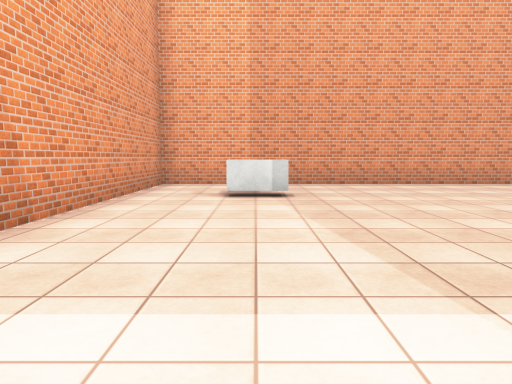
[1] (above)

16 first-person views from a walk through a 3-D level made in the Unity game engine. The camera is 1.3 m above the floor, tilts 6° down and sees 75° across. The floor is counted in squares, 2 m on a side. Each view is taken from the middle of a square. On the plan, view 1 faces up. The plan holds only what a view shows up to about 10 squares ahead; the rest is blank. The player is left out. Surface patterns are stand-ins for the level's own textures.

[2]
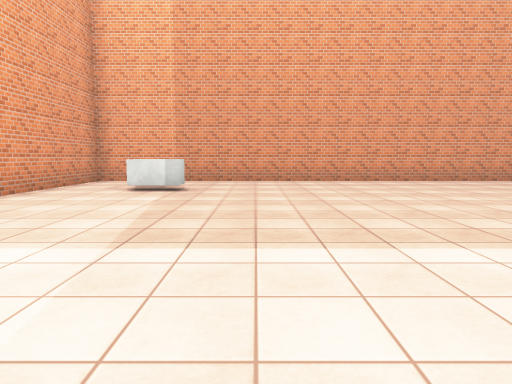

[3]
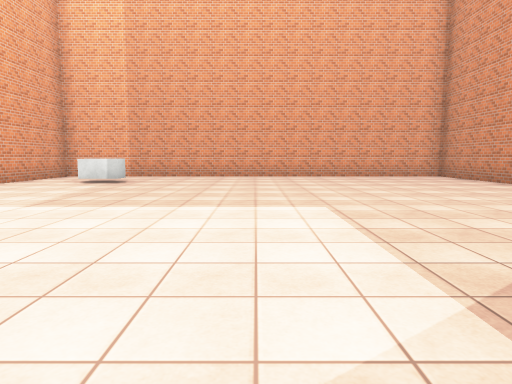

[4]
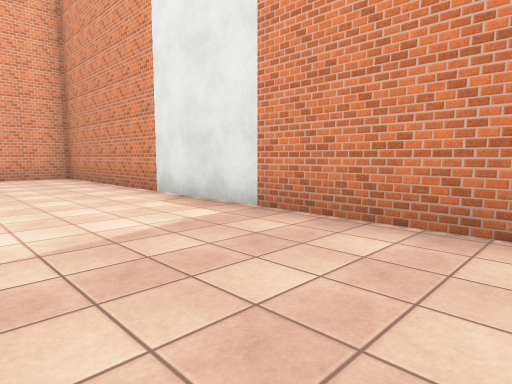

[5]
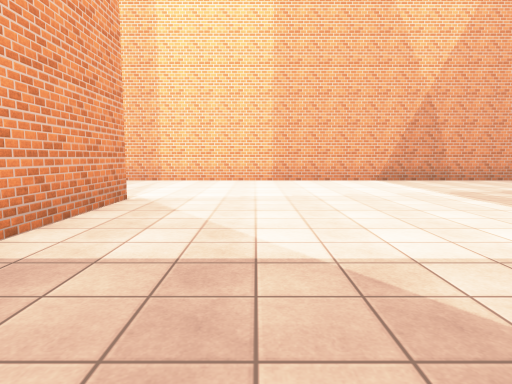

[6]
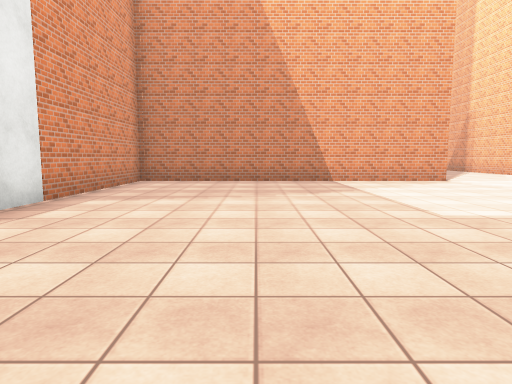

[7]
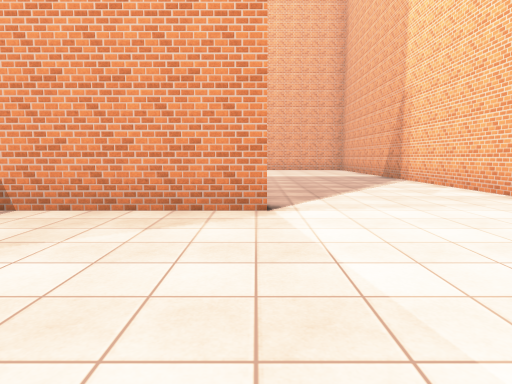

[8]
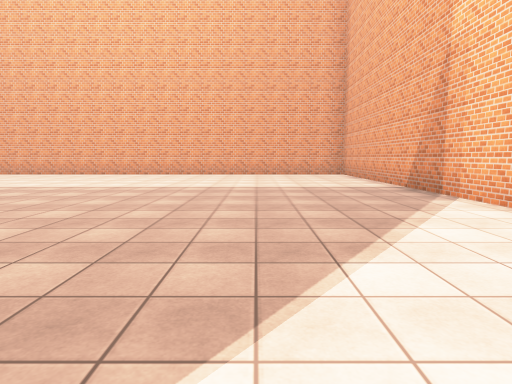

[9]
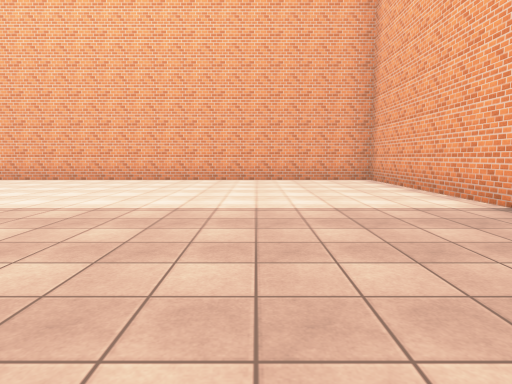

[10]
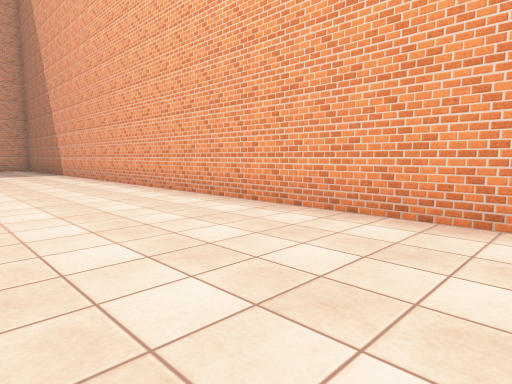

[11]
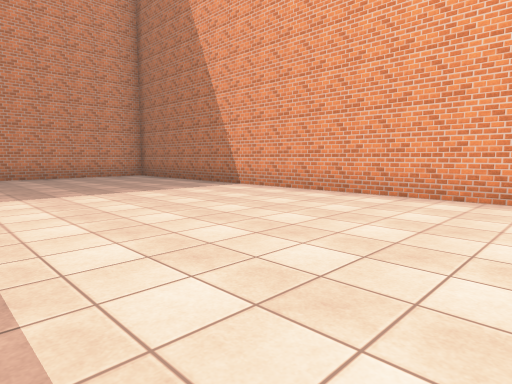

[12]
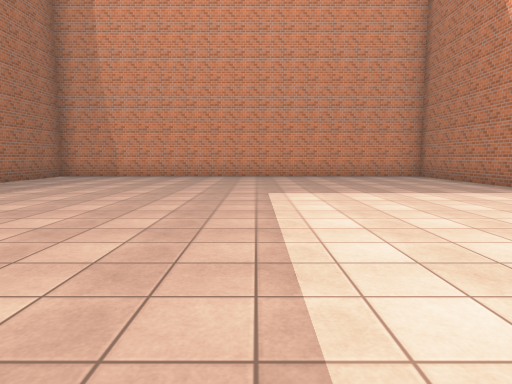

[13]
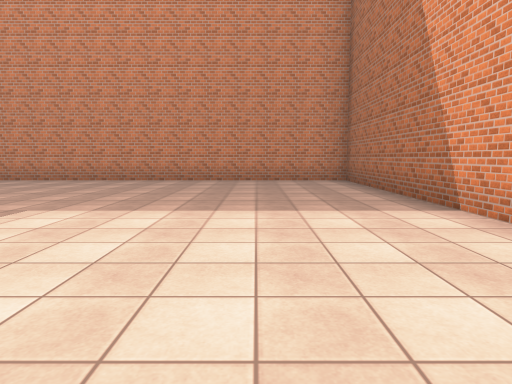

[14]
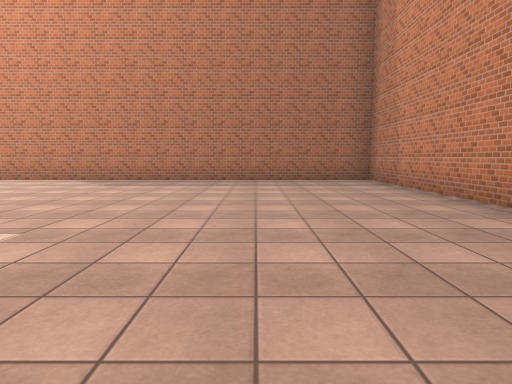

[15]
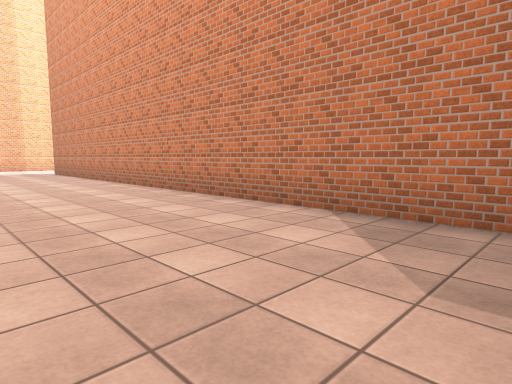

[16]
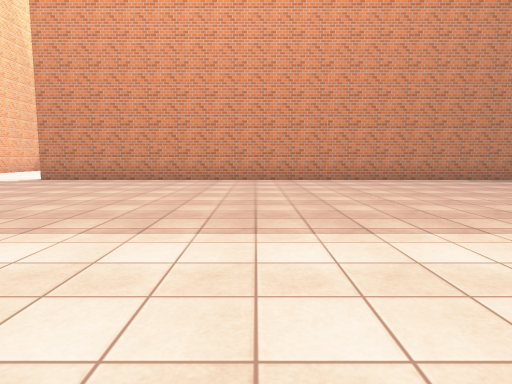

### Floor plan
Ten units are one square. View 1 is at (0, 0); x grows to the right and y downward. Boxes are objects, and circles mark ways between rooms. Rooms are numbered by the first view taken in them; rooms with no view inside come last. Other rooms are left out.
<svg viewBox="-28 -85 256 255">
<path fill="none" stroke="#000" d="M18 40 101 40 101 -80 -23 -80 -23 25M-23 25 -23 165 223 165 223 45 19 45"/>
<rect x="-5" y="-65" width="10" height="10" fill="#bbb"><title>block</title></rect>
<circle cx="5" cy="22" r="3" fill="#2a7"/>
<text x="40" y="-20">1</text>
<text x="100" y="100">2</text>
</svg>
Room 1 opens to room 2.

Where each view was taken, in squares from view 1:
view 1: 0 up, 0 right, facing up
view 2: 1 down, 2 right, facing up
view 3: 3 down, 4 right, facing up
view 4: 3 down, 7 right, facing up-right
view 5: 2 down, 7 right, facing left
view 6: 5 up, 7 right, facing down
view 7: 0 up, 2 right, facing down
view 8: 4 down, 1 right, facing down
view 9: 7 down, 1 right, facing down
view 10: 13 down, 4 right, facing down-right
view 11: 11 down, 11 right, facing down-right
view 12: 11 down, 11 right, facing right
view 13: 14 down, 13 right, facing right
view 14: 14 down, 19 right, facing up
view 15: 8 down, 16 right, facing up-left
view 16: 14 down, 8 right, facing up
